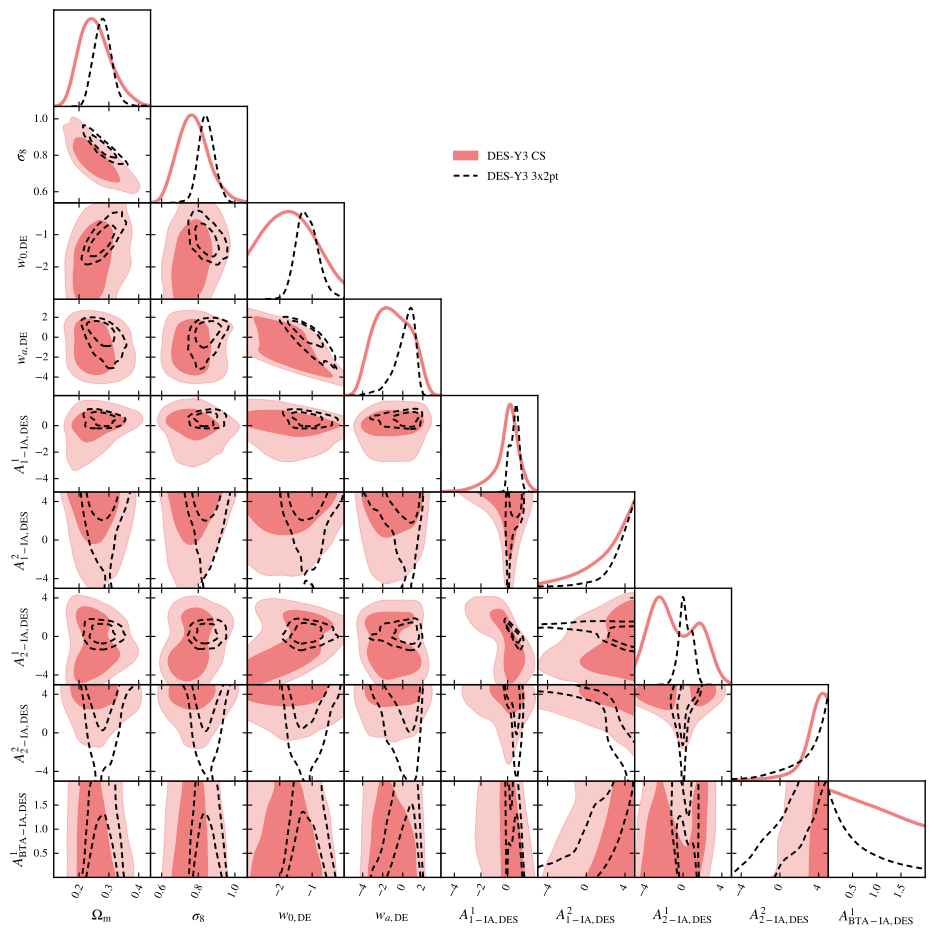

The Python source for this figure:
import getdist.plots as gplot
from getdist import MCSamples
from getdist import loadMCSamples
import os
import matplotlib
import subprocess
import matplotlib.pyplot as plt
import numpy as np

# GENERAL PLOT OPTIONS
matplotlib.rcParams['mathtext.fontset'] = 'stix'
matplotlib.rcParams['font.family'] = 'STIXGeneral'
matplotlib.rcParams['mathtext.rm'] = 'Bitstream Vera Sans'
matplotlib.rcParams['mathtext.it'] = 'Bitstream Vera Sans:italic'
matplotlib.rcParams['mathtext.bf'] = 'Bitstream Vera Sans:bold'
matplotlib.rcParams['xtick.bottom'] = True
matplotlib.rcParams['xtick.top'] = False
matplotlib.rcParams['ytick.right'] = False
matplotlib.rcParams['axes.edgecolor'] = 'black'
matplotlib.rcParams['axes.linewidth'] = '1.0'
matplotlib.rcParams['axes.labelsize'] = 'medium'
matplotlib.rcParams['axes.grid'] = True
matplotlib.rcParams['grid.linewidth'] = '0.0'
matplotlib.rcParams['grid.alpha'] = '0.18'
matplotlib.rcParams['grid.color'] = 'lightgray'
matplotlib.rcParams['legend.labelspacing'] = 0.77
matplotlib.rcParams['savefig.bbox'] = 'tight'
matplotlib.rcParams['savefig.format'] = 'pdf'

parameter = [u'omegam',u'sigma8', u'w', u'wa',u'DES_A1_1', u'DES_A1_2', u'DES_A2_1', u'DES_A2_2', u'DES_BTA_1']
chaindir=os.getcwd()

analysissettings={'smooth_scale_1D':0.35,'smooth_scale_2D':0.35,'ignore_rows': u'0.5',
'range_confidence' : u'0.01'}

analysissettings2={'smooth_scale_1D':0.35,'smooth_scale_2D':0.35,'ignore_rows': u'0.0',
'range_confidence' : u'0.01'}

root_chains = (
  'EXAMPLE_MCMC1',
  'EXAMPLE_MCMC2'
)


# --------------------------------------------------------------------------------
samples=loadMCSamples(chaindir + '/../chains/' + root_chains[0],settings=analysissettings)
p = samples.getParams()
samples.addDerived(p.omegam*p.H0/100.,name='gamma',label='{\\Omega_m h}')
samples.addDerived(p.s8omegamp5/0.5477225575,name='SS8',label='{S_8}')
samples.saveAsText(chaindir + '/.VM_P3_TMP1')
# --------------------------------------------------------------------------------
samples=loadMCSamples(chaindir + '/../chains/' + root_chains[1],settings=analysissettings)
p = samples.getParams()
samples.addDerived(p.omegam*p.H0/100.,name='gamma',label='{\\Omega_m h}')
samples.addDerived(p.s8omegamp5/0.5477225575,name='SS8',label='{S_8}')
samples.saveAsText(chaindir + '/.VM_P3_TMP2')
# --------------------------------------------------------------------------------

#GET DIST PLOT SETUP
g=gplot.getSubplotPlotter(chain_dir=chaindir,analysis_settings=analysissettings2,width_inch=9.5)
g.settings.axis_tick_x_rotation=65
g.settings.lw_contour = 1.2
g.settings.legend_rect_border = False
g.settings.figure_legend_frame = False
g.settings.axes_fontsize = 13.0
g.settings.legend_fontsize = 13.5
g.settings.alpha_filled_add = 0.85
g.settings.lab_fontsize=15.5
g.legend_labels=False

param_3d = None
g.triangle_plot([chaindir + '/.VM_P3_TMP1', 
                 chaindir + '/.VM_P3_TMP2'],
parameter,
plot_3d_with_param=param_3d,line_args=[
{'lw': 2.4,'ls': 'solid', 'color':'lightcoral'},
{'lw': 1.4,'ls': '--', 'color':'black'},
{'lw': 1.0,'ls': 'solid', 'color': 'indigo'},
],
contour_colors=['lightcoral','black','indigo'],
contour_ls=['solid','--','solid'], 
contour_lws=[2.4,1.4,1.0],
filled=[True,False,False],
shaded=False,
legend_labels=[
'DES-Y3 CS',
'DES-Y3 3x2pt'
],
legend_loc=(0.48, 0.80))

g.export()
